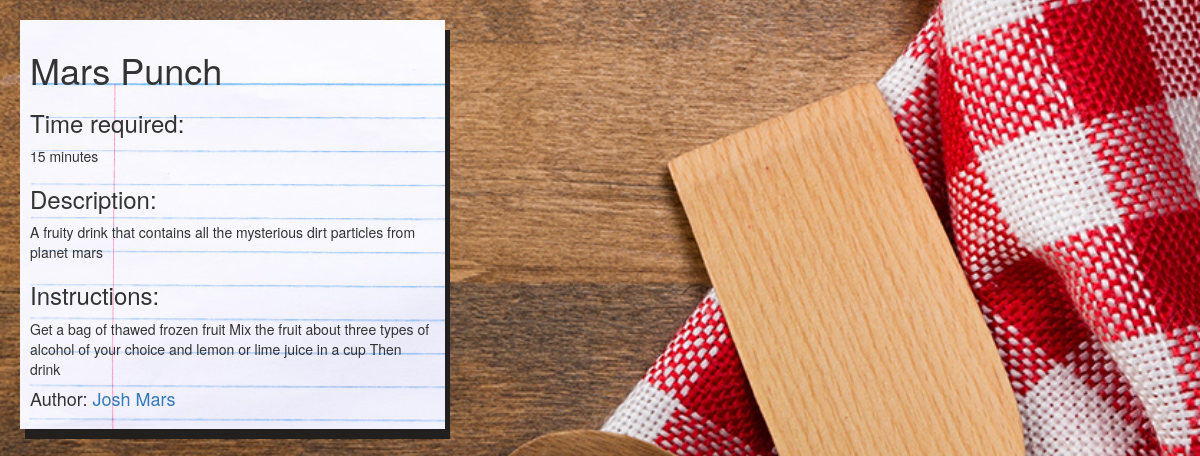
Page /recipe/3/ on the committed database.
### recipes/models.py (models this page shows)
class Recipe(models.Model):
    title = models.CharField(max_length=50)
    author = models.ForeignKey(Author, on_delete=models.CASCADE)
    description = models.TextField()
    time_required = models.CharField(max_length=80)
    instructions = models.TextField()
    def __str__(self):
        return self.title

class Author(models.Model):
    name = models.CharField(max_length=100)
    bio = models.TextField()
    def __str__(self):
        return self.name

### recipes/views.py (the view)
# urls.py: path('recipe/<int:recipe_id>/', recipe_detail_view),
def recipe_detail_view(request, recipe_id):
    my_recipe = Recipe.objects.filter(id=recipe_id).first()
    return render(request, 'recipe_detail.html', {"recipe": my_recipe})

### templates/recipe_detail.html
{% extends 'base.html' %}
{% block content %}
<div class="notebook-container">
<h1>{{recipe}}</h1>
<h3>Time required: </h3><p>{{ recipe.time_required }}</p>
<h3>Description: </h3><p>{{ recipe.description }}</p>
<h3>Instructions: </h3><p>{{ recipe.instructions }}</p>
<h4>Author: <a href="/author/{{recipe.author.id}}">{{recipe.author}}</a></h4>
</div>
{% endblock %}

### recipes/static/css/style.css (style rules this page uses)
body { background: url("/static/images/recipe_bg.jpg") no-repeat center center fixed; background-size: cover; height: 100%; overflow: hidden; }
.notebook-container { background-image: url("/static/images/notebook.jpg"); background-color: green; height: auto; width: 425px; padding: 10px; margin: 20px; box-shadow: 5px 10px #221f1f; }

### rows in the picture
Recipe: title "Mars Punch", time_required "15 minutes", description "A fruity drink that contains all the mysterious dirt particles from planet mars", instructions "Get a bag of thawed frozen fruit Mix the fruit about three types of alcohol of your choice and lemon or lime juice in a cup Then drink", author "Josh Mars"
